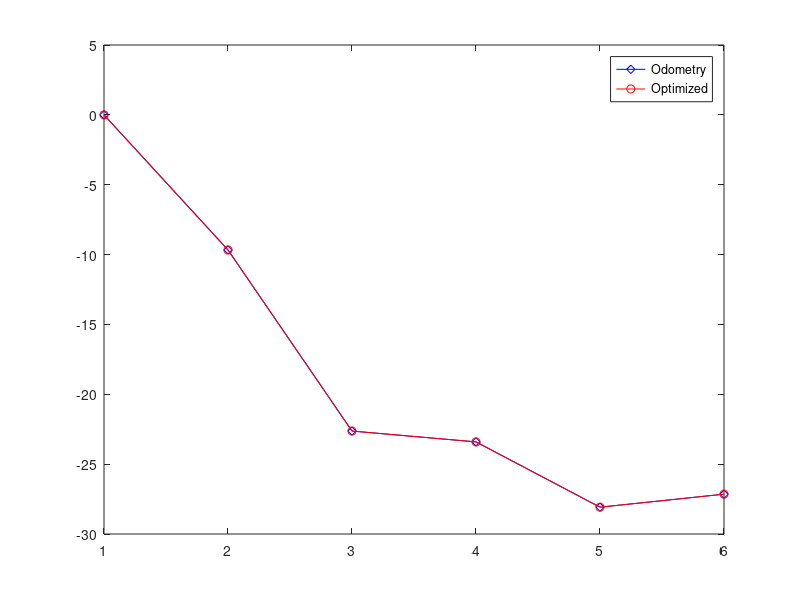

MATLAB code to generate this figure:
% 1-D graph SLAM
% Data : 4/12/12
% [redacted]

function graph_slam_1d()

% Data
%pose_data = [1 1 -3; 1 2 5; 2 3 3];  % first row : initial pose, second row : [1]= current index, [2] = next index, [3] = movement
%result = [-3; 2; 5];
% pose_data =[1 1 0; 1 2 3; 2 3 4; 1 3 6; 3 4 2];
% 
% [-9.66914000000000,10.9800100000000,6.85198000000000;]
% [-12.9620100000000,25.6074800000000,18.3592900000000;]
% [-0.776060000000000,16.2314800000000,6.47385000000000;]
% [-4.67272000000000,36.1912600000000,18.4479100000000;]
% [0.930870000000000,38.1723100000000,17.0636200000000;]
pose_data =[1 1 0; 1 2 -9.66914000000000; 2 3 -12.9620100000000; 3 4 -0.776060000000000; 4 5 -4.67272000000000; 5 6 0.930870000000000];

motion_noise = 1.0;

pose_num = size(unique(pose_data(:,1:2)),1);

Omega = zeros(pose_num,pose_num);
Xi = zeros(pose_num,1);
Odometry = zeros(pose_num,1);

% Fill the elements of Omega and Xi
Omega(1,1) = 1;
Xi(1) = pose_data(1,3);
Odometry = pose_data(1,3);

for i=2:size(pose_data,1);
    unit_data = pose_data(i,:);
    current_index = unit_data(1);
    next_index = unit_data(2);
    movement = unit_data(3);
    
    % Fill diagonal elements of Omega
    Omega(current_index,current_index) = Omega(current_index,current_index) + 1/motion_noise;
    Omega(next_index,next_index) = Omega(next_index,next_index) + 1/motion_noise;
    
    % Fill Off-diagonal elements of Omega
    Omega(current_index,next_index) = Omega(current_index,next_index) + (-1)/motion_noise;
    Omega(next_index,current_index) = Omega(next_index,current_index) + (-1)/motion_noise;
    
    % Fill Xi
    Xi(current_index) = Xi(current_index) + (-1)*movement/motion_noise;
    Xi(next_index) = Xi(next_index) + movement/motion_noise;
    
    % Update Odometry
    if abs(current_index - next_index) == 1
        Odometry(next_index) = Odometry(next_index-1) + movement;
    end
end

Omega
Xi
mu = Omega^-1 * Xi

plot(Odometry,'bd-');
hold on;
plot(mu,'ro-');
hold off;
legend('Odometry','Optimized');

end